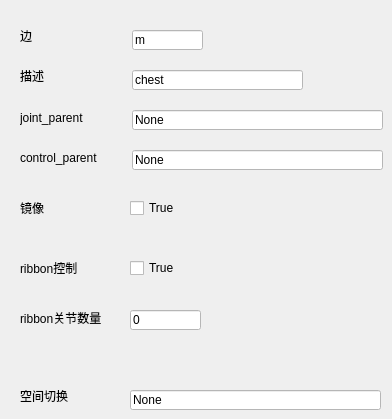
   <widget class="QWidget" name="chest_rig_property_widget">
    <widget class="QLineEdit" name="chest_rig_ribbonJntNumbers_lineEdit">
     <property name="geometry">
      <rect>
       <x>130</x>
       <y>310</y>
       <width>71</width>
       <height>20</height>
      </rect>
     </property>
     <property name="styleSheet">
      <string notr="true">background-color: rgb(255, 255, 255);
color: rgb(0, 0, 0);</string>
     </property>
     <property name="text">
      <string>0</string>
     </property>
    </widget>
    <widget class="QLabel" name="chest_rig_spceSwitch_label">
     <property name="geometry">
      <rect>
       <x>20</x>
       <y>390</y>
       <width>54</width>
       <height>12</height>
      </rect>
     </property>
     <property name="text">
      <string>空间切换</string>
     </property>
    </widget>
    <widget class="QLabel" name="chest_rig_ribbonJntNumbers_label">
     <property name="geometry">
      <rect>
       <x>20</x>
       <y>310</y>
       <width>91</width>
       <height>16</height>
      </rect>
     </property>
     <property name="styleSheet">
      <string notr="true"/>
     </property>
     <property name="text">
      <string>ribbon关节数量</string>
     </property>
    </widget>
    <widget class="QLineEdit" name="chest_rig_side_lineEdit">
     <property name="geometry">
      <rect>
       <x>132</x>
       <y>30</y>
       <width>71</width>
       <height>20</height>
      </rect>
     </property>
     <property name="styleSheet">
      <string notr="true">background-color: rgb(255, 255, 255);
color: rgb(0, 0, 0);</string>
     </property>
     <property name="text">
      <string>m</string>
     </property>
    </widget>
    <widget class="QLineEdit" name="chest_rig_control_parent_lineEdit">
     <property name="geometry">
      <rect>
       <x>132</x>
       <y>150</y>
       <width>251</width>
       <height>20</height>
      </rect>
     </property>
     <property name="styleSheet">
      <string notr="true">background-color: rgb(255, 255, 255);
color: rgb(0, 0, 0);</string>
     </property>
     <property name="text">
      <string>None</string>
     </property>
    </widget>
    <widget class="QLabel" name="chest_rig_mirror_label">
     <property name="geometry">
      <rect>
       <x>20</x>
       <y>200</y>
       <width>24</width>
       <height>16</height>
      </rect>
     </property>
     <property name="styleSheet">
      <string notr="true"/>
     </property>
     <property name="text">
      <string>镜像</string>
     </property>
    </widget>
    <widget class="QCheckBox" name="chest_rig_mirror_checkBox">
     <property name="geometry">
      <rect>
       <x>130</x>
       <y>200</y>
       <width>71</width>
       <height>16</height>
      </rect>
     </property>
     <property name="text">
      <string>True</string>
     </property>
    </widget>
    <widget class="QLineEdit" name="chest_rig_spceSwitch_lineEdit">
     <property name="geometry">
      <rect>
       <x>130</x>
       <y>390</y>
       <width>251</width>
       <height>20</height>
      </rect>
     </property>
     <property name="styleSheet">
      <string notr="true">background-color: rgb(255, 255, 255);
color: rgb(0, 0, 0);</string>
     </property>
     <property name="text">
      <string>None</string>
     </property>
    </widget>
    <widget class="QLabel" name="chest_rig_control_parent_lebel">
     <property name="geometry">
      <rect>
       <x>20</x>
       <y>150</y>
       <width>91</width>
       <height>16</height>
      </rect>
     </property>
     <property name="text">
      <string>control_parent</string>
     </property>
    </widget>
    <widget class="QLineEdit" name="chest_rig_joint_parent_lineEdit">
     <property name="geometry">
      <rect>
       <x>132</x>
       <y>110</y>
       <width>251</width>
       <height>20</height>
      </rect>
     </property>
     <property name="styleSheet">
      <string notr="true">background-color: rgb(255, 255, 255);
color: rgb(0, 0, 0);</string>
     </property>
     <property name="text">
      <string>None</string>
     </property>
    </widget>
    <widget class="QLineEdit" name="chest_rig_describe_lineEdit">
     <property name="geometry">
      <rect>
       <x>132</x>
       <y>70</y>
       <width>171</width>
       <height>20</height>
      </rect>
     </property>
     <property name="styleSheet">
      <string notr="true">background-color: rgb(255, 255, 255);
color: rgb(0, 0, 0);</string>
     </property>
     <property name="text">
      <string>chest</string>
     </property>
    </widget>
    <widget class="QLabel" name="chest_rig_side_label">
     <property name="geometry">
      <rect>
       <x>20</x>
       <y>30</y>
       <width>54</width>
       <height>12</height>
      </rect>
     </property>
     <property name="text">
      <string>边</string>
     </property>
    </widget>
    <widget class="QLabel" name="chest_rig_ribbonCtrl_label">
     <property name="geometry">
      <rect>
       <x>20</x>
       <y>260</y>
       <width>71</width>
       <height>16</height>
      </rect>
     </property>
     <property name="styleSheet">
      <string notr="true"/>
     </property>
     <property name="text">
      <string>ribbon控制</string>
     </property>
    </widget>
    <widget class="QLabel" name="chest_rig_describe_label">
     <property name="geometry">
      <rect>
       <x>20</x>
       <y>70</y>
       <width>54</width>
       <height>12</height>
      </rect>
     </property>
     <property name="text">
      <string>描述</string>
     </property>
    </widget>
    <widget class="QLabel" name="chest_rig_joint_parent_label">
     <property name="geometry">
      <rect>
       <x>20</x>
       <y>110</y>
       <width>81</width>
       <height>16</height>
      </rect>
     </property>
     <property name="text">
      <string>joint_parent</string>
     </property>
    </widget>
    <widget class="QCheckBox" name="chest_rig_ribbonCtrl_checkBox">
     <property name="geometry">
      <rect>
       <x>130</x>
       <y>260</y>
       <width>71</width>
       <height>16</height>
      </rect>
     </property>
     <property name="text">
      <string>True</string>
     </property>
    </widget>
   </widget>
